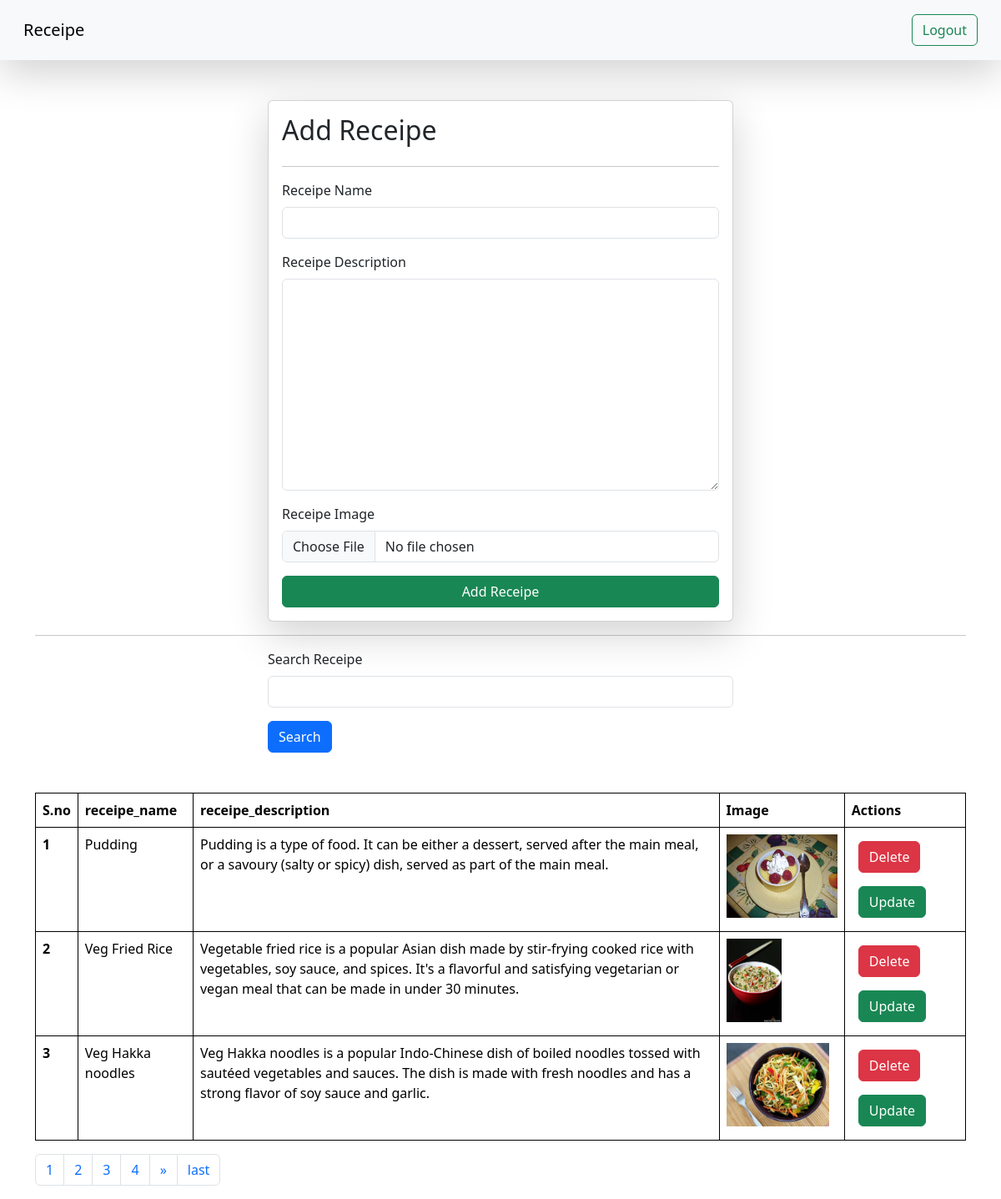
Page / (signed in) on the committed database.
### vege/models.py (models this page shows)
class Receipe (models.Model):
    user = models.ForeignKey(User , on_delete = models.SET_NULL, null = True, blank = True)
    receipe_name = models.CharField(max_length=100)
    receipe_description = models.TextField()
    receipe_image = models.ImageField(upload_to="receipe")
    receipe_view_count = models.IntegerField(default = 1)

### vege/views.py (the view, shortened to what this page needs)
# urls.py: path("" , receipe, name = "receipe"),
@login_required(login_url="/login")
def receipe(request):
    queryset = Receipe.objects.all()
    paginator = Paginator(queryset,3)
    page_no = request.GET.get('page')
    querysetdatafinal = paginator.get_page(page_no)
    totalpage = querysetdatafinal.paginator.num_pages
    if request.GET.get('search'):
        queryset = queryset.filter(receipe_name__icontains = request.GET.get('search'))
    context = {'receipe' : querysetdatafinal,
               'lastpage' : totalpage,
                'totalpagenumber' : [n+1 for n in range(totalpage)] }
    return render(request , "receipe.html", context)

### vege/templates/receipe.html (shortened to what this page needs)
{% extends "base.html" %}
{% block start %}
<div class="container mt-5 ">
    <form class="col-6 mx-auto card p-3 shadow-lg" method="post" enctype="multipart/form-data">
        <h2>Add Receipe</h2>
        <hr>
        <div class="mb-3">
          <label for="exampleInputEmail1" class="form-label">Receipe Name</label>
          <input name="receipe_name" required type="text" class="form-control">
        </div>
        <div class="mb-3">
          <label for="exampleInputPassword1" class="form-label">Receipe Description</label>
          <textarea name="receipe_description" class="form-control" req id="" cols="30" rows="10"></textarea>
        </div>
        <div class="mb-3">
            <label for="exampleInputPassword1" class="form-label">Receipe Image</label>
            <input name="receipe_image" type="file" class="form-control">
        </div>
        <button type="submit" class="btn btn-success">Add Receipe</button>
    </form>
    <hr>
    <div class="mt -5">
        <div class="mx-auto col-6">
            <form>
            <div class="mb-3">
                <label for="exampleInputEmail1" class="form-label">Search Receipe</label>
                <input name="search" type="text" class="form-control">
              </div>
              <button type="submit" class="btn btn-primary">Search</button>
            </form>
        </div>
    </div>
    <table class="table mt-5">
        <thead>
          <tr>
            <th scope="col">S.no</th>
            <th scope="col">receipe_name</th>
            <th scope="col">receipe_description</th>
            <th scope="col">Image</th>
            <th scope="col">Actions</th>
          </tr>
        </thead>
        <tbody>
            {% for receipe in receipe %}
          <tr>
            <th>{{forloop.counter}}</th>
            <td>{{receipe.receipe_name}}</td>
            <td>{{receipe.receipe_description}}</td>
            <td>
                <img src = "/media/{{receipe.receipe_image}}" style = "height: 100px;" >
            </td>
            <td>
                <a href="/delete-receipe/{{receipe.id}}" class="btn btn-danger m-2" >Delete</a>
                <a href="/update-receipe/{{receipe.id}}" class="btn btn-success m-2">Update</a>
            </td>
          </tr>
          {% endfor %}
        </tbody>
      </table>
      <nav aria-label="Page navigation example">
        <ul class="pagination">
          {% for n in totalpagenumber %}
          <li class="page-item"><a class="page-link" href="/receipe/?page={{n}}">{{n}}</a></li>
          {% endfor %}
          {% if receipe.has_next %}
          <li class="page-item">
            <a class="page-link" href="/receipe/?page={{receipe.next_page_number}}" aria-label="Next">
              <span aria-hidden="true">&raquo;</span>
            </a>
          </li>
          {% endif %}
          <li class="page-item ">
            <a class="page-link" href="/receipe/?page={{lastpage}}">last</a>
          </li>
        </ul>
      </nav>
</div>
{% endblock %}

### home/templates/base.html (shortened to what this page needs)
<!DOCTYPE html>
<html lang="en">
<head>
    <link href="https://cdn.jsdelivr.net/npm/bootstrap@5.3.2/dist/css/bootstrap.min.css" rel="stylesheet">
</head>
<body>
    <nav class="navbar p-3 bg-body-tertiary shadow-lg">
        <div class="container-fluid">
            <a class="navbar-brand">Receipe</a>
          <form class="d-flex" role="search">
            {% if request.user.is_authenticated %}
                <a href="/logout/" class="btn btn-outline-success" type="submit">Logout</a>
            {% else %}
            <a href="/login/" class="btn btn-outline-success" type="submit">Login</a>
            {% endif %}
          </form>
        </div>
      </nav>
    {% block start %}
    {% endblock %}
</body>
</html>

### home/templates/base.html (style rules this page uses)
table , th, td { border: 1px solid black; }

### rows in the picture
Receipe: receipe_name "Pudding", receipe_description "Pudding is a type of food. It can be either a dessert, served after the main meal, or a savoury (salty or spicy) dish, served as part of the main meal.", receipe_image (picture)
Receipe: receipe_name "Veg Fried Rice", receipe_description "Vegetable fried rice is a popular Asian dish made by stir-frying cooked rice with vegetables, soy sauce, and spices. It's a flavorful and satisfying vegetarian or vegan meal that can be made in under 30 minutes.", receipe_image (picture)
Receipe: receipe_name "Veg Hakka noodles", receipe_description "Veg Hakka noodles is a popular Indo-Chinese dish of boiled noodles tossed with sautéed vegetables and sauces. The dish is made with fresh noodles and has a strong flavor of soy sauce and garlic.", receipe_image (picture)

### other values in the picture
{{ n }} "1" "2" "3" "4"
